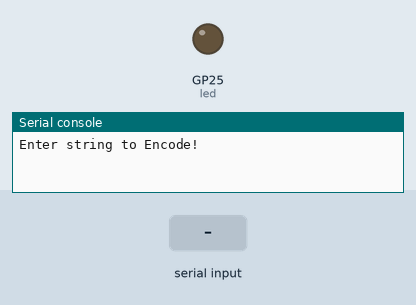
Simulated run of this program. Board: Raspberry Pi Pico running MicroPython. On the bench: output pins drawn as LEDs (lit = HIGH), the last lines printed to the serial console. Inputs (shaded band) come from the test bench. At 3.6 s the program stops and its outputs stay as they are.

Above: at 1.2 s.
1.3 s: "." typed at the serial console, then Enter
At 1.71 s:
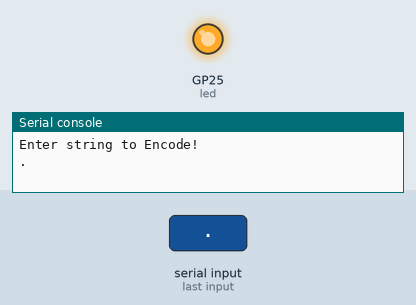
Timing chart, 0 to 4.8 s (numbered marks = the images above; inputs shaded):
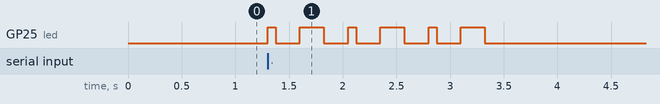

Measured:
- after the input at 1.3 s, GP25 (led): LOW → HIGH at once, then repeats every 0.75 s: LOW 0.23 s, HIGH 0.23 s, LOW 0.23 s, HIGH 0.08 s, until it stays LOW from 3.3 s

The program:

main.py
```python
from machine import Pin
import utime

led = Pin(25,Pin.OUT)
unit_time=0.075
def dot(led):
    led.value(1)
    utime.sleep(unit_time)
    led.value(0)
    utime.sleep(unit_time)


def dash(led):
    led.value(1)
    utime.sleep(unit_time*3)
    led.value(0)
    utime.sleep(unit_time)


def element_spacing(led):
    utime.sleep(unit_time*2)

def word_spacing(led):
    utime.sleep(unit_time*4)


morse_dict = { 'A':'.-', 'B':'-...', 'C':'-.-.', 'D':'-..', 'E':'.', 'F':'..-.', 'G':'--.', 'H':'....',
                'I':'..', 'J':'.---', 'K':'-.-', 'L':'.-..', 'M':'--', 'N':'-.', 'O':'---', 'P':'.--.',
                'Q':'--.-','R':'.-.', 'S':'...', 'T':'-', 'U':'..-', 'V':'...-', 'W':'.--',
                'X':'-..-', 'Y':'-.--', 'Z':'--..', '1':'.----', '2':'..---', '3':'...--',
                '4':'....-', '5':'.....', '6':'-....','7':'--...', '8':'---..', '9':'----.',
                '0':'-----', ', ':'--..--', '.':'.-.-.-', '?':'..--..', '/':'-..-.', '-':'-....-',
                '(':'-.--.', ')':'-.--.-'}
led.value(0)
plain_text=input("Enter string to Encode!\n").upper()
for element in plain_text:
    try:
        for char in (morse_dict[element]):
            if (char == "."):
                dot(led)
            elif (char == "-"):
                dash(led)
            element_spacing(led)
    except KeyError:
        if (element==" "):
            word_spacing(led)
        else:
            print ("Cannot Encode the character:"+ element)
```
